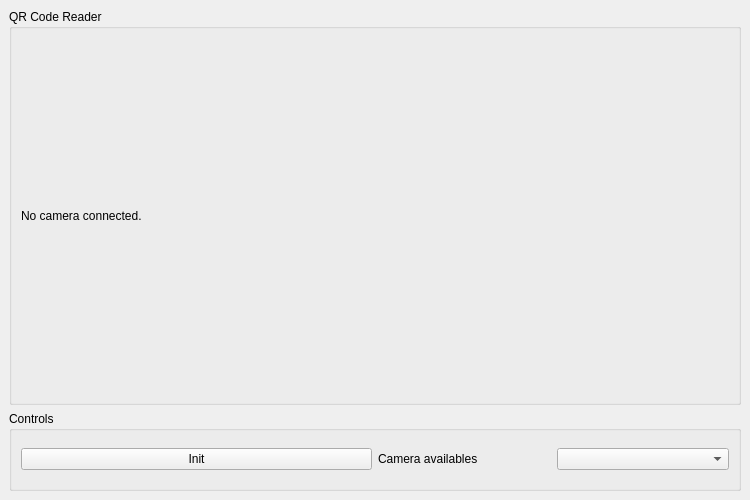
<?xml version="1.0" encoding="UTF-8"?>
<ui version="4.0">
 <class>MainWindow</class>
 <widget class="QMainWindow" name="MainWindow">
  <property name="geometry">
   <rect>
    <x>0</x>
    <y>0</y>
    <width>750</width>
    <height>500</height>
   </rect>
  </property>
  <property name="minimumSize">
   <size>
    <width>0</width>
    <height>0</height>
   </size>
  </property>
  <property name="windowTitle">
   <string>QR Code Generator</string>
  </property>
  <widget class="QWidget" name="centralwidget">
   <layout class="QGridLayout" name="gridLayout_2">
    <item row="0" column="0">
     <widget class="QGroupBox" name="groupBox_QRCode">
      <property name="sizePolicy">
       <sizepolicy hsizetype="Preferred" vsizetype="Preferred">
        <horstretch>0</horstretch>
        <verstretch>0</verstretch>
       </sizepolicy>
      </property>
      <property name="minimumSize">
       <size>
        <width>0</width>
        <height>0</height>
       </size>
      </property>
      <property name="maximumSize">
       <size>
        <width>16777215</width>
        <height>16777215</height>
       </size>
      </property>
      <property name="title">
       <string>QR Code Reader</string>
      </property>
      <layout class="QGridLayout" name="gridLayout_3">
       <item row="0" column="0">
        <widget class="QLabel" name="label_live_stream">
         <property name="text">
          <string>No camera connected.</string>
         </property>
        </widget>
       </item>
      </layout>
     </widget>
    </item>
    <item row="1" column="0">
     <widget class="QGroupBox" name="groupBox">
      <property name="maximumSize">
       <size>
        <width>16777215</width>
        <height>80</height>
       </size>
      </property>
      <property name="title">
       <string>Controls</string>
      </property>
      <layout class="QGridLayout" name="gridLayout">
       <item row="0" column="0">
        <widget class="QPushButton" name="pushButton_init">
         <property name="text">
          <string>Init</string>
         </property>
        </widget>
       </item>
       <item row="0" column="1">
        <layout class="QHBoxLayout" name="horizontalLayout">
         <item>
          <widget class="QLabel" name="label_2">
           <property name="text">
            <string>Camera availables</string>
           </property>
          </widget>
         </item>
         <item>
          <widget class="QComboBox" name="comboBox_list_cameras"/>
         </item>
        </layout>
       </item>
      </layout>
     </widget>
    </item>
   </layout>
  </widget>
  <action name="actionWebSockt">
   <property name="text">
    <string>WebSocket</string>
   </property>
  </action>
  <action name="actionSocket">
   <property name="text">
    <string>Socket</string>
   </property>
  </action>
  <action name="actionAPIs">
   <property name="text">
    <string>APIs</string>
   </property>
  </action>
 </widget>
 <resources/>
 <connections/>
</ui>
